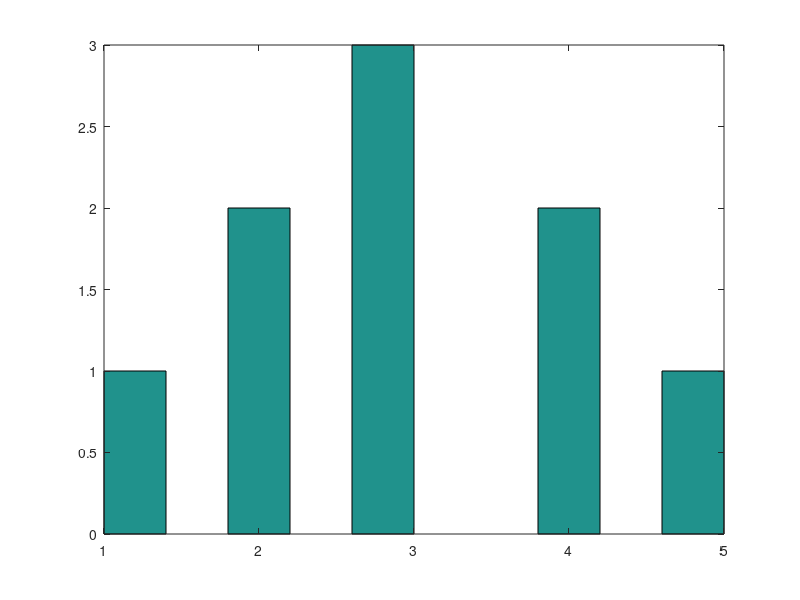

MATLAB code to generate this figure:
% Test different plot types in GUI mode
x = [1, 2, 3, 4, 5];
y = [2, 8, 4, 16, 6];

% Test scatter plot
scatter(x, y)

% Test bar chart 
values = [10, 20, 15, 25];
bar(values)

% Test histogram
data = [1, 2, 2, 3, 3, 3, 4, 4, 5];
hist(data)